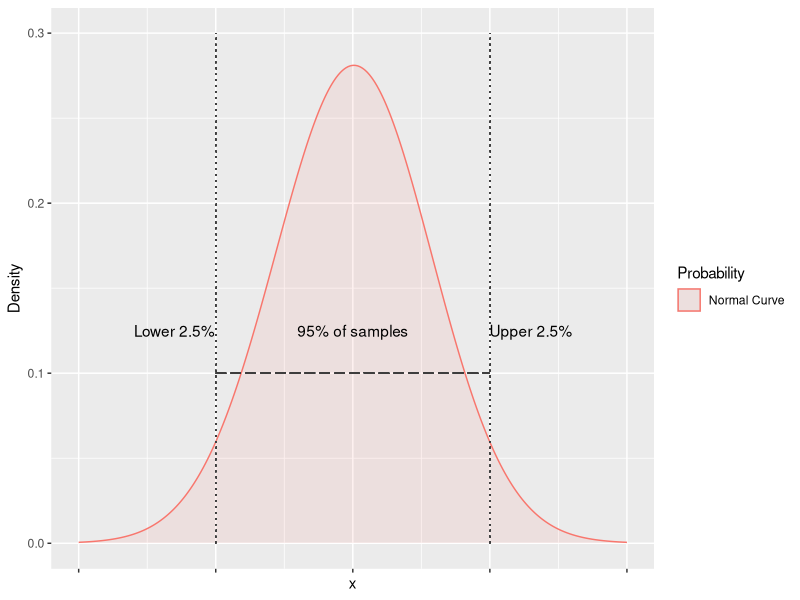
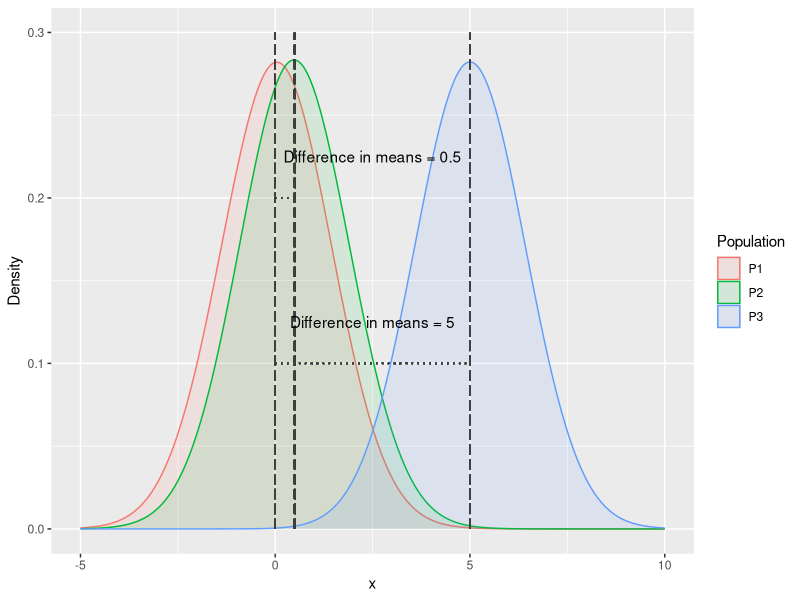
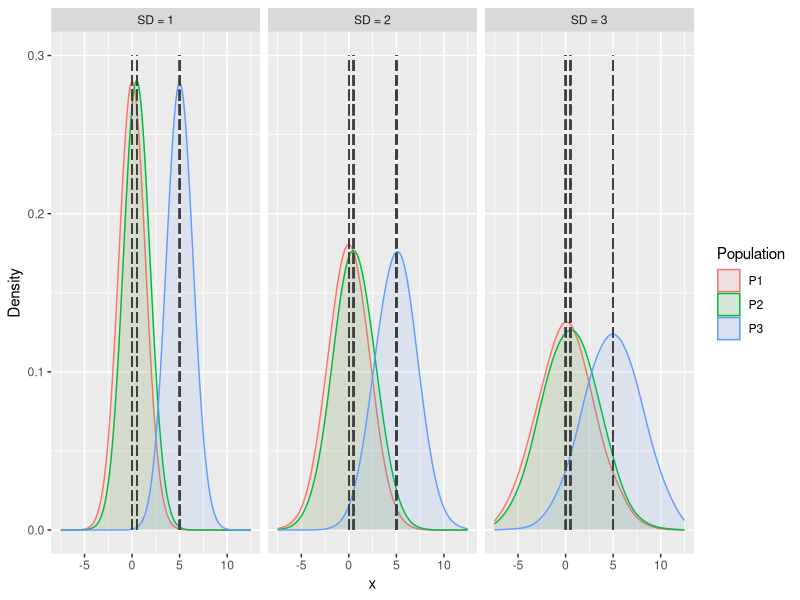
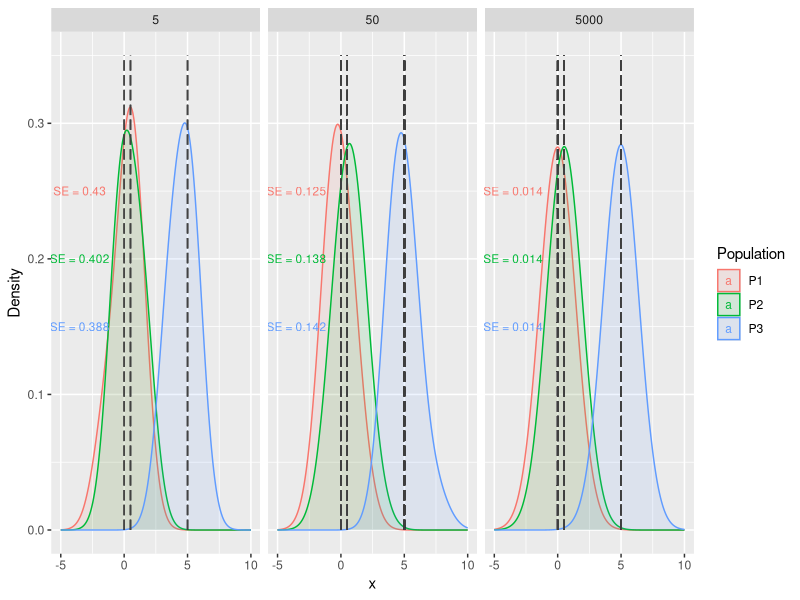
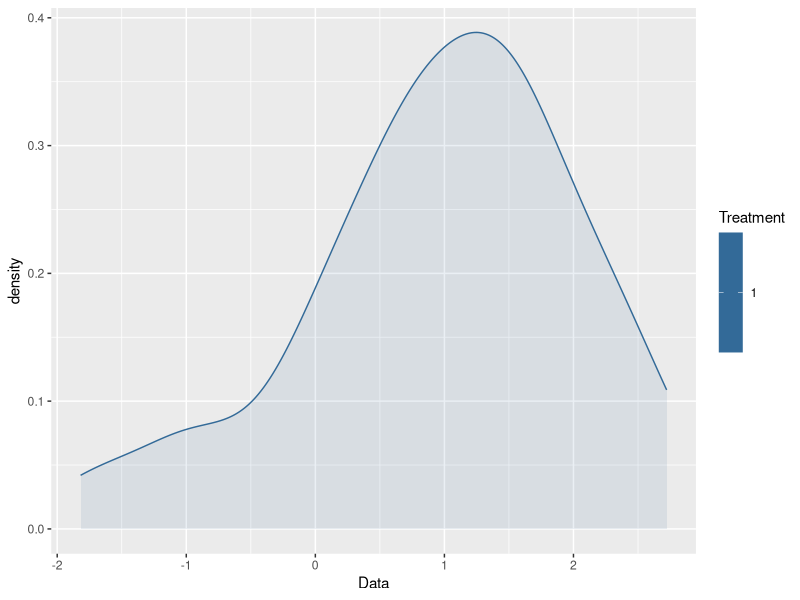
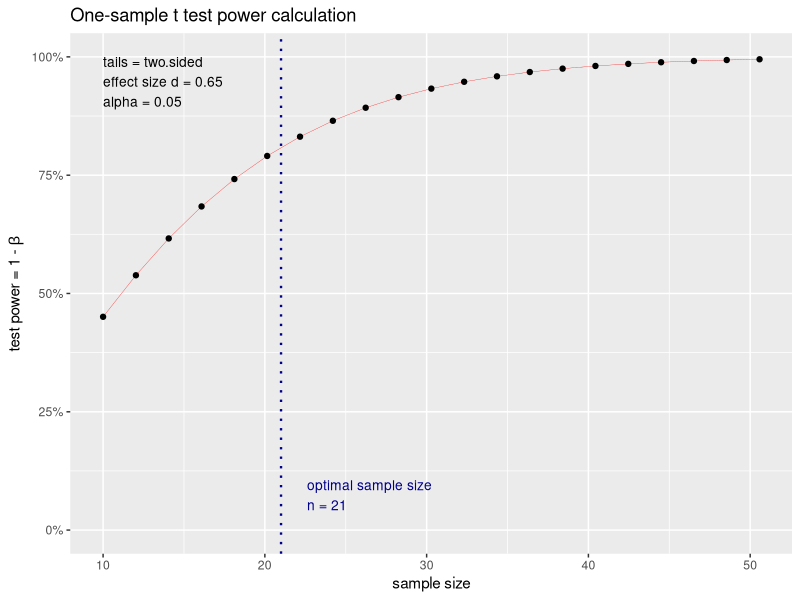
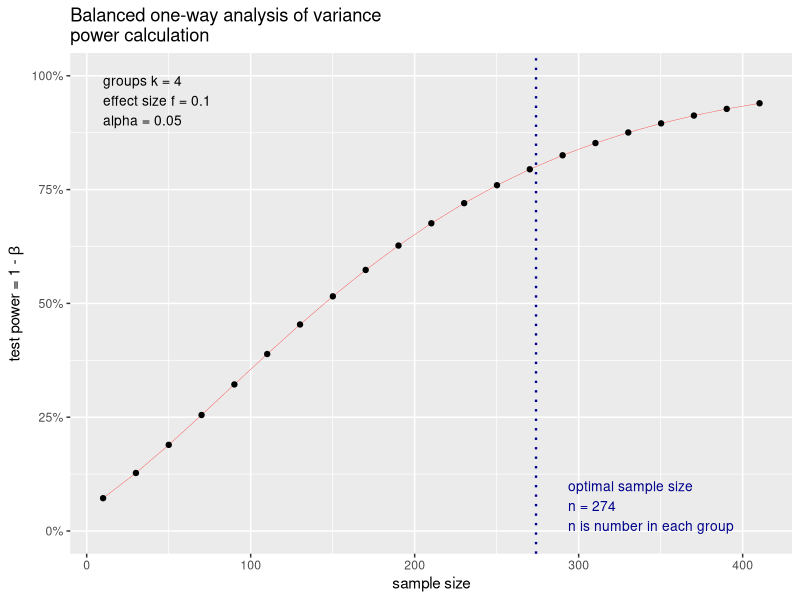
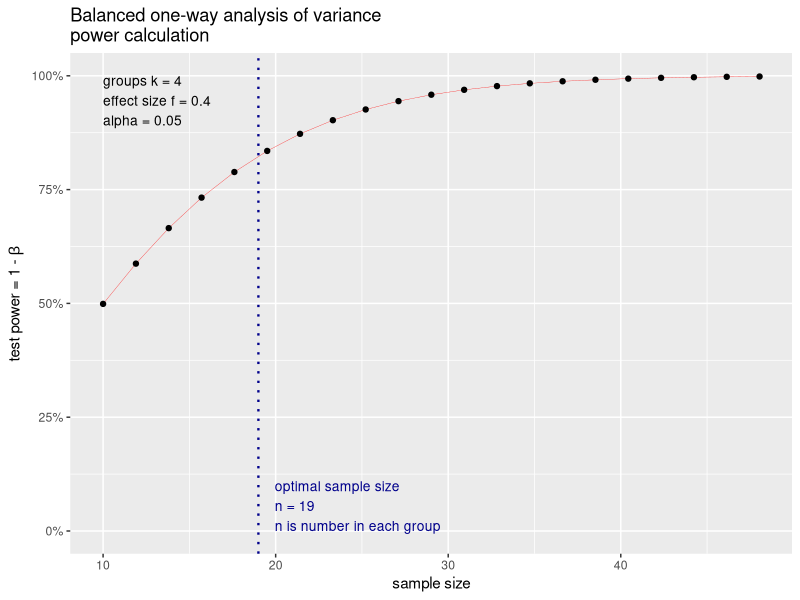

Write R code to recreate these figures, in order.
## ---- chunk 1
library(tidyverse)

ddat <- data.frame(x = rnorm(5000, 0, 1), Probability = rep("Normal Curve", 5000))

ggplot(ddat, aes(x, fill = Probability, colour = Probability)) +
  geom_density(alpha = 0.1, bw = 1) +
  theme(axis.text.x = element_blank()) +
  geom_segment(aes(x = 2.5, y = 0, xend = 2.5, yend = 0.3), col = "gray25", size = 0.5, alpha = .2, linetype = 3) +
  geom_segment(aes(x = -2.5, y = 0, xend = -2.5, yend = 0.3), col = "gray25", size = 0.5, alpha = .2, linetype = 3) +
  geom_segment(aes(x = -2.5, y = 0.1, xend = 2.5, yend = 0.1), col = "gray25", size = 0.5, alpha = .2, linetype = 5) +
  annotate("text", x = 0, y = 0.125, label = "95% of samples") +
  annotate("text", x = 3.25, y = 0.125, label = "Upper 2.5%") +
  annotate("text", x = -3.25, y = 0.125, label = "Lower 2.5%") +
  ylab("Density") +
  xlim(-5,5)
## ---- chunk 2
#library(tidyverse)

ddat <- data.frame(x = c(rnorm(5000, 0, 1), rnorm(5000, 0.5, 1), rnorm(5000, 5, 1)), Population = c(rep("P1", 5000), rep("P2", 5000), rep("P3", 5000)))

ggplot(ddat, aes(x, fill = Population, colour = Population)) +
  geom_density(alpha = 0.1, bw = 1) +
  geom_segment(aes(x = 0, y = 0, xend = 0, yend = 0.3), col = "gray25", size = 0.5, alpha = .2, linetype = 5) +
  geom_segment(aes(x = 0.5, y = 0, xend = 0.5, yend = 0.3), col = "gray25", size = 0.5, alpha = .2, linetype = 5) +
  geom_segment(aes(x = 5, y = 0, xend = 5, yend = 0.3), col = "gray25", size = 0.5, alpha = .2, linetype = 5) +
  geom_segment(aes(x = 0, y = 0.1, xend = 5, yend = 0.1), col = "gray25", size = 0.5, alpha = .2, linetype = 3) +
  annotate("text", x = 2.5, y = 0.125, label = "Difference in means = 5") +
  geom_segment(aes(x = 0, y = 0.2, xend = 0.5, yend = 0.2), col = "gray25", size = 0.5, alpha = .2, linetype = 3) +
  annotate("text", x = 2.5, y = 0.225, label = "Difference in means = 0.5") +
  ylab("Density") +
  xlim(-5,10)
## ---- chunk 3
#| fig-height: 4

#library(tidyverse)

ddat <- rbind(data.frame(x = c(rnorm(5000, 0, 1), rnorm(5000, 0.5, 1), rnorm(5000, 5, 1)), Population = c(rep("P1", 5000), rep("P2", 5000), rep("P3", 5000)), variability = "SD = 1"), data.frame(x = c(rnorm(5000, 0, 2), rnorm(5000, 0.5, 2), rnorm(5000, 5, 2)), Population = c(rep("P1", 5000), rep("P2", 5000), rep("P3", 5000)), variability = "SD = 2"), data.frame(x = c(rnorm(5000, 0, 3), rnorm(5000, 0.5, 3), rnorm(5000, 5, 3)), Population = c(rep("P1", 5000), rep("P2", 5000), rep("P3", 5000)), variability = "SD = 3"))

ggplot(ddat, aes(x, fill = Population, colour = Population)) +
  geom_density(alpha = 0.1, bw = 1) +
  geom_segment(aes(x = 0, y = 0, xend = 0, yend = 0.3), col = "gray25", size = 0.5, alpha = .2, linetype = 5) +
  geom_segment(aes(x = 0.5, y = 0, xend = 0.5, yend = 0.3), col = "gray25", size = 0.5, alpha = .2, linetype = 5) +
  geom_segment(aes(x = 5, y = 0, xend = 5, yend = 0.3), col = "gray25", size = 0.5, alpha = .2, linetype = 5) +
  ylab("Density") +
  xlim(-7.5,12.5)  +
  facet_wrap(vars(variability))
## ---- chunk 4
#| fig-height: 4
#library(tidyverse)

ddat <- rbind(data.frame(x = c(rnorm(5000, 0, 1), rnorm(5000, 0.5, 1), rnorm(5000, 5, 1)), Population = c(rep("P1", 5000), rep("P2", 5000), rep("P3", 5000)), Sample = 5000), data.frame(x = c(rnorm(50, 0, 1), rnorm(50, 0.5, 1), rnorm(50, 5, 1)), Population = c(rep("P1", 50), rep("P2", 50), rep("P3", 50)), Sample = 50), data.frame(x = c(rnorm(5, 0, 1), rnorm(5, 0.5, 1), rnorm(5, 5, 1)), Population = c(rep("P1", 5), rep("P2", 5), rep("P3", 5)), Sample = 5))

ss <- ggplot(ddat, aes(x, fill = Population, colour = Population)) +
  geom_density(alpha = 0.1, bw = 1) +
  geom_segment(aes(x = 0, y = 0, xend = 0, yend = 0.35), col = "gray25", size = 0.5, alpha = .2, linetype = 5) +
  geom_segment(aes(x = 0.5, y = 0, xend = 0.5, yend = 0.35), col = "gray25", size = 0.5, alpha = .2, linetype = 5) +
  geom_segment(aes(x = 5, y = 0, xend = 5, yend = 0.35), col = "gray25", size = 0.5, alpha = .2, linetype = 5) +
  ylab("Density") +
  xlim(-5,10) +
  facet_wrap(vars(Sample))

ss_labels <- ddat %>% group_by(Sample, Population) %>% summarize(sd = sd(x)) %>% mutate(se = round(sd/sqrt(Sample), 3)) %>% mutate(label = paste0("SE = ", se))
  
p1_lab <- filter(ss_labels, Population == "P1")
p2_lab <- filter(ss_labels, Population == "P2")
p3_lab <- filter(ss_labels, Population == "P3")

ss +
  geom_text(x = -3.5, y = 0.25, aes(label = label), data = p1_lab, size = 3) +
  geom_text(x = -3.5, y = 0.2, aes(label = label), data = p2_lab, size = 3) +
  geom_text(x = -3.5, y = 0.15, aes(label = label), data = p3_lab, size = 3)
## ---- chunk 5
set.seed(10403)
## ---- chunk 6
dat <- rnorm(n = 50, # set the sample size
             mean = 1, # set the mean to = 1
             sd = 1) # set the standard deviation to = 1
## ---- chunk 7

df <- data.frame(Data = dat, Treatment = 1)

head(df)
## ---- chunk 8
ggplot(df, aes(Data, fill = Treatment, colour = Treatment)) +
  geom_density(alpha = 0.1)
## ---- chunk 9
t.test(x = df$Data, # set our vector of data values
       alternative = "two.sided", # specify the alternative hypothesis (which in this case is "not zero" so it is two-sided (verses "greater" or "less"))
       mu = 0) # set the "true value" of the mean 
## ---- chunk 10
t.test(x = df$Data, # set our vector of data values
       alternative = "two.sided", # specify the alternative hypothesis
       mu = 0.5) # set the "true value" of the mean 
## ---- chunk 11
# Make new data with greater variability (standard deviation = 2)
df <- data.frame(Data = 
                  rnorm(n = 50, # set the sample size
                        mean = 1, # set the mean
                        sd = 2), # set bigger standard deviation
                 Treatment = 1)

# Run t-test
t.test(x = df$Data,
       alternative = "two.sided", 
       mu = 0.5)
## ---- chunk 12
# Make new data with greater sample size (n = 100)
df <- data.frame(Data = 
                  rnorm(n = 100, # set the sample size
                        mean = 1, # set the mean
                        sd = 2), # set bigger standard deviation
                 Treatment = 1)

# Run t-test
t.test(x = df$Data,
       alternative = "two.sided", 
       mu = 0.5)
## ---- chunk 13
library(pwr)

pwr.t.test(d = 0.8,
           n = NULL,
           sig.level = 0.05,
           power = 0.8,
           type = "one.sample", 
           alternative = "two.sided")
## ---- chunk 14
mean(df$Data)
## ---- chunk 15
sd(df$Data)
## ---- chunk 16
mean(df$Data)/sd(df$Data)
## ---- chunk 17
pwr.t.test(d = 0.65,
           n = NULL,
           sig.level = 0.05,
           power = 0.8,
           type = "one.sample", 
           alternative = "two.sided")
## ---- chunk 18
pwr.t.test(d = 0.65,
           n = NULL,
           sig.level = 0.05,
           power = 0.8,
           type = "one.sample", 
           alternative = "two.sided") %>%
  plot()
## ---- chunk 19
cohen.ES(test = "t", size = "medium")
## ---- chunk 20
str(cohen.ES(test = "t", size = "medium"))
## ---- chunk 21
cohen.ES(test = "t", size = "medium")$effect.size
## ---- chunk 22
pwr.anova.test(f = cohen.ES(test = "anov", 
                            size = "small")$effect.size,
               k = 4,
               power = 0.80,
               sig.level = 0.05) %>%
  plot
## ---- chunk 23
pwr.anova.test(f = cohen.ES(test = "anov", 
                            size = "large")$effect.size,
               k = 4,
               power = 0.80,
               sig.level = 0.05) %>%
  plot
## ---- chunk 24
pwr.chisq.test(w = cohen.ES(test = "chisq", 
                            size = "small")$effect.size,
              df = 1,
              power = 0.80,
              sig.level = 0.05) %>%
  plot()
## ---- chunk 25
pwr.chisq.test(w = cohen.ES(test = "chisq", 
                            size = "large")$effect.size,
              df = 1,
              power = 0.80,
              sig.level = 0.05) %>%
  plot()
## ---- chunk 26
pwr.r.test(r = cohen.ES(test = "r", 
                        size = "small")$effect.size,
           power = 0.80,
           sig.level = 0.05,
           alternative = "two.sided") %>%
  plot()
## ---- chunk 27
pwr.r.test(r = cohen.ES(test = "r", 
                        size = "large")$effect.size,
           power = 0.80,
           sig.level = 0.05,
           alternative = "two.sided") %>%
  plot()
## ---- chunk 28
pwr.f2.test(u = 1,
            v = NULL,
            f2 = cohen.ES(test = "f2", size = "small")$effect.size,
            power = 0.8,
            sig.level = 0.05)
## ---- chunk 29
pwr.f2.test(u = 1,
            v = NULL,
            f2 = cohen.ES(test = "f2", size = "large")$effect.size,
            power = 0.8,
            sig.level = 0.05)
